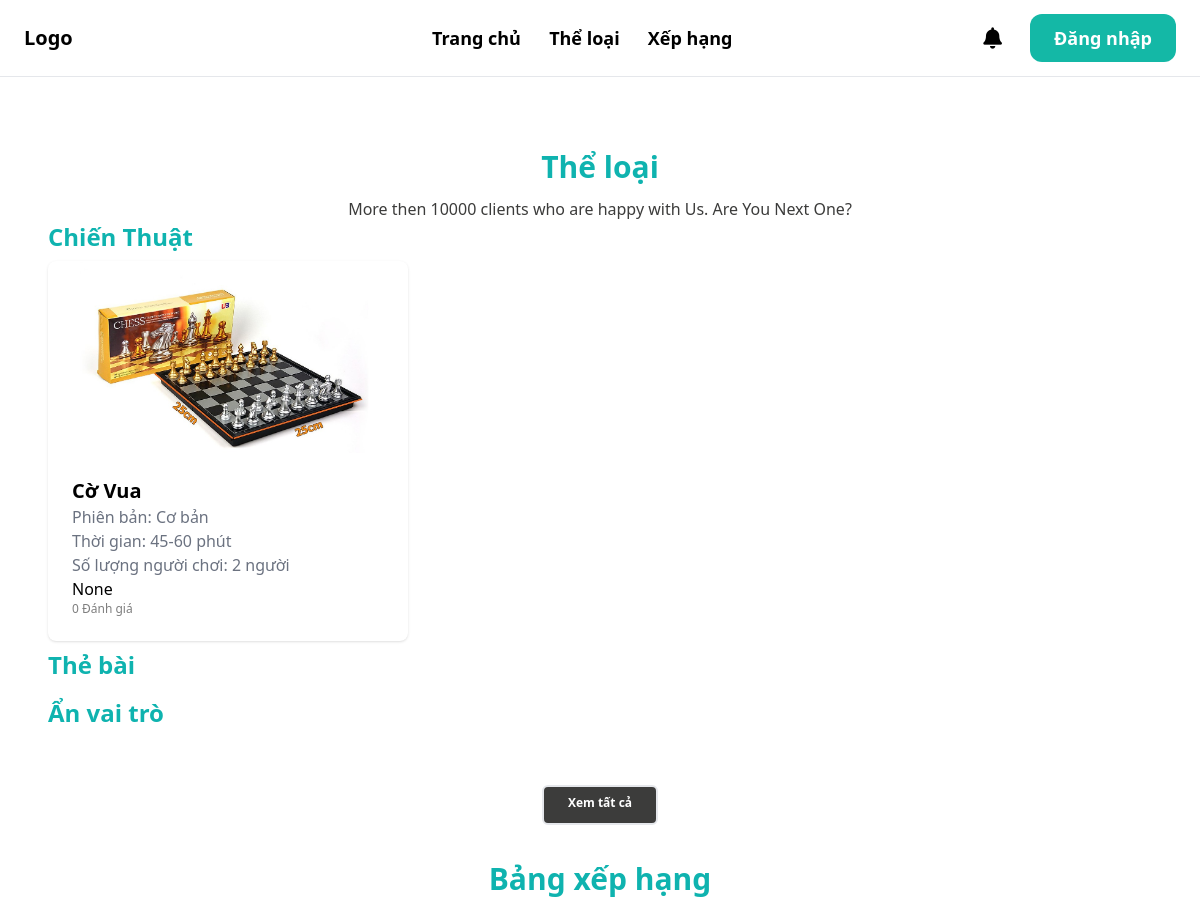
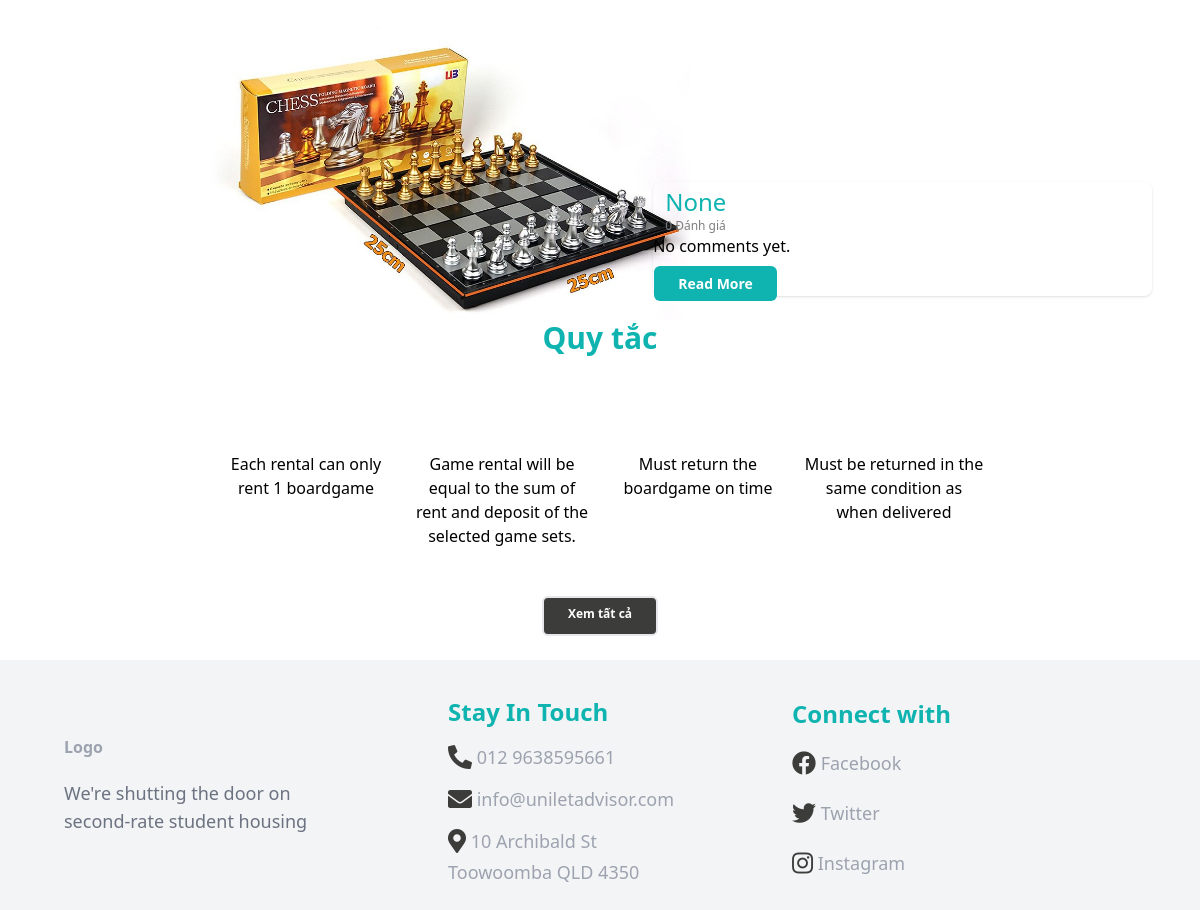
The page / on the database its author committed (2 pictures, top to bottom).
### boardgame/models.py (models this page shows, shortened)
class Category(models.Model):
    title = models.CharField(max_length=100, default=None)
    cid = ShortUUIDField(unique=True, primary_key=True, prefix="cat", alphabet='1234567890', length=2, max_length=6)
    description = models.TextField(null=True, blank=True)
    class Meta:
        verbose_name_plural = 'Category'

class  Boardgame(models.Model):
    bgid = ShortUUIDField(unique=True, prefix="bg", alphabet='1234567890', length=2, max_length=6)
    user = models.ForeignKey(User, on_delete=models.SET_NULL, null=True)
    date = models.DateTimeField(default=timezone.now)
    category= models.ForeignKey(Category, on_delete=models.SET_NULL, null=True)
    version = models.ForeignKey(Version, on_delete=models.SET_NULL, null=True)
    title = models.CharField(max_length=100)
    image = models.ImageField(upload_to="user_directory_path")
    description = models.TextField(null=True, blank=True, default="This is the boardgame")
    rule = models.TextField(null=True, blank=True, default="This is rule for boardgame")
    age_rating = models.CharField(choices=AGE_RATINGS, max_length=5, default="G")
    people = models.CharField(max_length=100)
    play_time = models.CharField(max_length=50)
    price = models.DecimalField(max_digits=99999999999999, decimal_places=2)
    author = models.ForeignKey(Author, on_delete=models.SET_NULL, null=True, blank=True)
    producer = models.ForeignKey(Producer, on_delete=models.SET_NULL, null=True, blank=True)
    publication_year = models.CharField(max_length=4, default="2000")
    boardgame_status = models.CharField(choices=STATUS_BG, max_length=20, default="out_of_stock")
    in_stock = models.PositiveIntegerField(default=0)
    rental = models.PositiveIntegerField(default=0)
    total = models.PositiveIntegerField(default=0)
    class Meta:
        verbose_name_plural = "Boardgame"
    def get_average_rating(self):
        return self.reviews.aggregate(avg_rating=Avg('rating'))['avg_rating']

class Version(models.Model):
    title = models.CharField(max_length=100, default=None)
    vid = ShortUUIDField(unique=True, primary_key=True, prefix="ver", alphabet='1234567890', length=2, max_length=6)
    description = models.TextField(null=True, blank=True)
    class Meta:
        verbose_name_plural = 'Version'
    def __str__(self):
        return self.title

### core/views.py (the view)
# urls.py: 2. Add a URL to urlpatterns:  path('', views.home, name='home')
def home(request):
    categories = Category.objects.all()[0:3]
    top_boardgames = Boardgame.objects.annotate(avg_rating=models.Avg('reviews__rating')).order_by('-avg_rating')[:3]
    for t_boardgame in top_boardgames:
        most_recent_review = t_boardgame.reviews.order_by('-date').first()
        t_boardgame.most_recent_comment = most_recent_review
    return render(request, 'core/home.html', {
        'categories': categories,
        'top_boardgames': top_boardgames,
    })

### templates/core/home.html (shortened to what this page needs)
{% extends 'core/base.html' %}
{% load static %}
{% block content %}
    <div class="mt-6 px-6 py-6  rounded-xl">
        <h2 class="text-center text-3xl font-bold text-[#0FB3AF]">Thể loại</h2>
        <p class="text-center pt-3 text-md text-[#3C3C3B] font-['Open Sans']">More then 10000 clients who are
            happy with Us. Are You Next One?</p>
        <div class="grid grid-row-2 gap-2 ">
            {% for categori in categories %}
                <a href="{% url "core:category" categori.cid %}">
                    <p class="text-left text-2xl font-bold text-[#0FB3AF]">{{ categori.title }}</p>
                </a>
                <div class="grid grid-cols-3 gap-3 ">
                    {% for boardgame in categori.boardgame_set.all|slice:":3" %}
                        <div class="shadow bg-[#ffffff] rounded-lg">
                            <a href="{% url "boardgame:detail" boardgame.bgid %}" class="boardgame-info">
                                <div >
                                    <img src="{{ boardgame.image.url }}" class="rounded-t-lg object-contain max-h-48 w-full transition " sizes="100vw">
                                </div>
                                <div class="p-6 rounded-b-xl bg-white-100">
                                    <h2 class="text-xl font-bold">{{ boardgame.title }}</h2>
                                    <p class="text-gray-500">Phiên bản: {{ boardgame.version }}</p>
                                    <p class="text-gray-500">Thời gian: {{ boardgame.play_time }} phút</p>
                                    <p class="text-gray-500">Số lượng người chơi: {{ boardgame.people }} người</p>
                                    {{boardgame.get_average_rating}}
                                    <div class="font-thin text-[#7E7E7E] font-['Open Sans'] text-xs">
                                        {{boardgame.reviews.all.count}} Đánh giá
                                    </div>
                                </div>
                            </a>
                        </div>
                    {% endfor %}
                </div>
            {% endfor %}
        </div>
        <div class=" grid  justify-items-center items-center pt-12 ">
            <a  href="{% url "core:allCategories" %}"
                class="rounded-md h-10 border-2 border-primary px-6 py-2 text-xs font-bold bg-[#3C3C3B] text-white text-center hover:bg-[#3C3C3BCC] ">
                Xem tất cả
            </a>
        </div>
    </div>
    <div>
        <div class="text-center pt-30 text-3xl font-bold text-[#0FB3AF] py-3">Bảng xếp hạng</div>
        {% for boardgame in top_boardgames %}
            <div class="relative ">
                <img class="rounded-t-lg object-contain h-80 w-3/4 object-center" src="{{ boardgame.image.url }}" alt="" />
                <div class=" absolute bottom-6 right-6 max-w-lg rounded-lg shadow bg-white-100 ">
                    <div class="flex items-center pt-1">
                        <div class="text-[#0FB3AF] text-2xl font-medium pr-2 px-3">
                            {{ boardgame.get_average_rating }}
                        </div>
                    </div>
                    <div class="font-thin text-[#7E7E7E] font-['Open Sans'] text-xs px-3">
                        {{ boardgame.reviews.all.count }} Đánh giá
                    </div>
                    <table class="mt-3">
                        <tbody>
                            {% if boardgame.most_recent_comment %}
                                <p>{{ boardgame.most_recent_comment.review }}</p>
                                <tr>
                                    <td class="pl-4 ">
                                        <img class="w-10 h-10 rounded-full text-right" src="/src/images/avt2.png" alt="Rounded avatar">
                                    </td>
                                    <td >
                                        <p class="text-left bottom-3 text-[#3C3C3B]">{{ boardgame.most_recent_comment.user }}</p>
                                    </td>
                                    <td>
                                        <i class="fas fa-clock fa-lg text-[#727272] ">
                                    </td>
                                    <td class="text-xs text-[#727272] text-left font-[Open Sans] ">
                                        <p>{{ boardgame.most_recent_comment.date}}</p>
                                    </td>
                                </tr>
                            {% else %}
                                <p>No comments yet.</p>
                            {% endif %}
                            <td class=" w-1/4">
                                <a  href="{% url 'boardgame:detail' boardgame.bgid %}"
                                    class="rounded-md h-10 w-28 border-primary px-6 py-2 text-sm font-semibold bg-[#0FB3AF] text-white text-center hover:bg-[#0FB3AFCC]">
                                    Read More
                                </a>
                            </td>
                        </tbody>
                    </table>
                </div>
            </div>
        {% endfor %}
    </div>
    <div>
        <div class="text-center pt-30 text-3xl font-bold text-[#0FB3AF]">Quy tắc</div>
        <div class="grid grid-cols-4 gap-4 px-48 justify-items-center items-start pt-16">
            <div class="w-full grid justify-items-center">
                <p class="mt-8 font-[Open Sans] text-center">Each rental can only rent 1 boardgame</p>
            </div>
            <div class="w-full grid justify-items-center">
                <p class="mt-8 font-[Open Sans] text-center">Game rental will be equal to the sum of rent and deposit of
                    the selected game sets.</p>
            </div>
            <div class="w-full grid justify-items-center">
                <p class="mt-8 font-[Open Sans] text-center">Must return the boardgame on time</p>
            </div>
            <div class="w-full grid justify-items-center">
                <p class="mt-8 font-[Open Sans] text-center">Must be returned in the same condition as when delivered
                </p>
            </div>
        </div>
        <div class=" grid  justify-items-center items-center pt-12 ">
            <a  href="#"
                class="rounded-md h-10 border-2 border-primary px-6 py-2 text-xs font-bold bg-[#3C3C3B] text-white text-center hover:bg-[#3C3C3BCC] ">
                Xem tất cả
            </a>
        </div>
    </div>
{% endblock %}

### rows shown on the page
Category: title "Chiến Thuật"
Boardgame: image (picture), title "Cờ Vua", version "Cơ bản", play_time "45-60", people "2", get_average_rating "None", reviews.all.count "0", shows "No comments yet."
Category: title "Thẻ bài"
Category: title "Ẩn vai trò"
